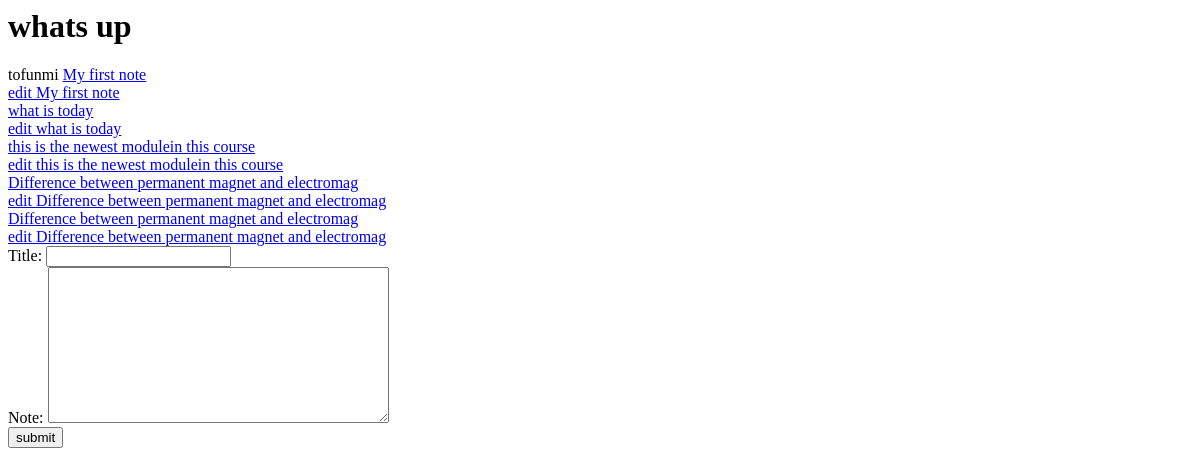
Page /tofunmi/ (signed in) on the earlier database version.
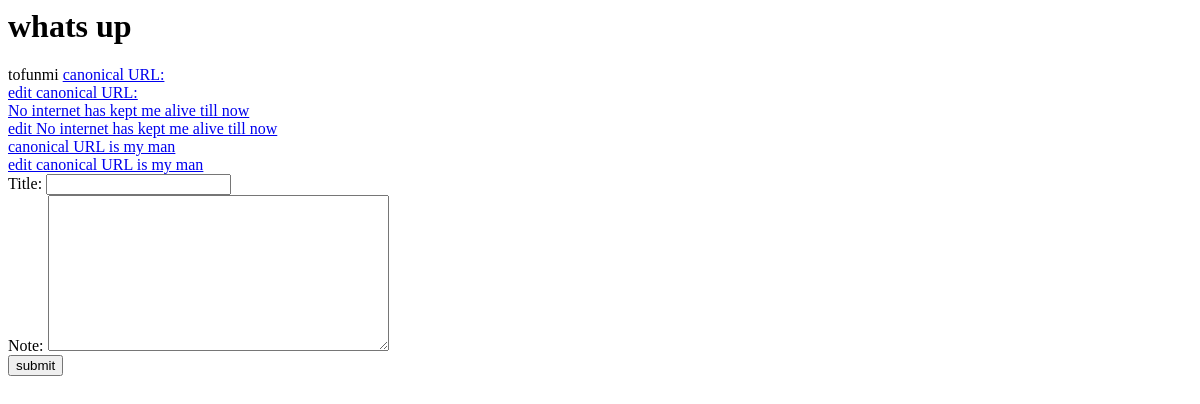
Same page on the later database version.
### todo/models.py (models this page shows, shortened)
class Note(models.Model):
    owner = models.ForeignKey(User, on_delete = models.CASCADE)
    title = models.CharField(max_length=50)
    note = models.TextField()
    date = models.DateTimeField(auto_now_add=True)
    slug = models.SlugField(
        default='',
        editable=False,
    )

### todo/views.py (the view)
# urls.py: path('<str:username>/', home, name='home' ),
@login_required
def home(request, username):
    current_user = request.user #for the url, in other to pick the current user
    username=current_user.username #for the url, in other to pick the current users username
    note = Note.objects.filter(owner=current_user)#to get the notes of only the current user
    if request.method == 'POST':
        form = Note_form(request.POST)
        if form.is_valid():
            new_note = form.save(commit=False)
            new_note.owner = current_user
            new_note.date = datetime.datetime.now()
            new_note.save()
            return HttpResponseRedirect(reverse('notes:home', kwargs={'username':username}))
    else:
        form=Note_form()
    context = {'current_user':current_user, 'note':note, 'form':form}
    return render(request,'dashboard.html',context)

### todo/forms.py
class Note_form(forms.ModelForm):
    class Meta:
        model = Note
        fields = ['title','note']

### templates/dashboard.html (shortened to what this page needs)
<h1>whats up</h1>
{{current_user.username}}
{% for mynotes in note %}
<a  href="{% url 'notes:note_detail' mynotes.slug mynotes.pk %}">{{ mynotes.title }}</a><br>
<a  href="{% url 'notes:edit_note' mynotes.slug mynotes.pk %}">edit {{ mynotes.title }}</a><br>
{% endfor %}
<form method="POST">
    {% for field in form %}
    <div class="form-group">
        {{ field.label_tag }}
        {{ field }}
    </div>
    {% endfor %}
    <input type="submit" class="bt btn-primary" value="submit"/>
</form>

Differences in the rows shown:
removed Note: title "My first note"
removed Note: title "what is today"
removed Note: title "this is the newest modulein this course"
removed Note: title "Difference between permanent magnet and electromag"
removed Note: title "Difference between permanent magnet and electromag"
added Note: title "canonical URL:"
added Note: title "No internet has kept me alive till now"
added Note: title "canonical URL is my man"
